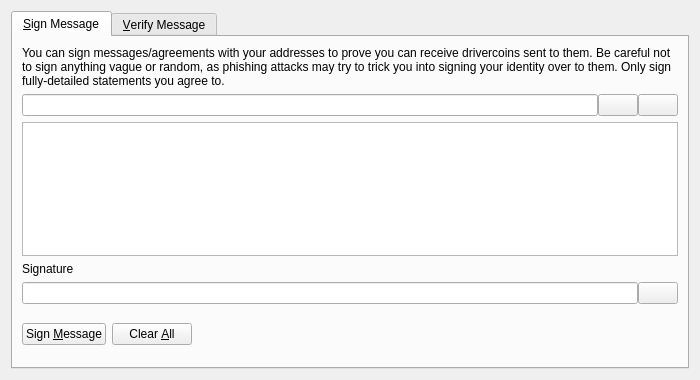
<?xml version="1.0" encoding="UTF-8"?>
<ui version="4.0">
 <class>SignVerifyMessageDialog</class>
 <widget class="QDialog" name="SignVerifyMessageDialog">
  <property name="geometry">
   <rect>
    <x>0</x>
    <y>0</y>
    <width>700</width>
    <height>380</height>
   </rect>
  </property>
  <property name="windowTitle">
   <string>Signatures - Sign / Verify a Message</string>
  </property>
  <property name="modal">
   <bool>true</bool>
  </property>
  <layout class="QVBoxLayout" name="verticalLayout">
   <item>
    <widget class="QTabWidget" name="tabWidget">
     <property name="currentIndex">
      <number>0</number>
     </property>
     <widget class="QWidget" name="tabSignMessage">
      <attribute name="title">
       <string>&amp;Sign Message</string>
      </attribute>
      <layout class="QVBoxLayout" name="verticalLayout_SM">
       <item>
        <widget class="QLabel" name="infoLabel_SM">
         <property name="text">
          <string>You can sign messages/agreements with your addresses to prove you can receive drivercoins sent to them. Be careful not to sign anything vague or random, as phishing attacks may try to trick you into signing your identity over to them. Only sign fully-detailed statements you agree to.</string>
         </property>
         <property name="textFormat">
          <enum>Qt::PlainText</enum>
         </property>
         <property name="wordWrap">
          <bool>true</bool>
         </property>
        </widget>
       </item>
       <item>
        <layout class="QHBoxLayout" name="horizontalLayout_1_SM">
         <property name="spacing">
          <number>0</number>
         </property>
         <item>
          <widget class="QValidatedLineEdit" name="addressIn_SM">
           <property name="toolTip">
            <string>The Drivercoin address to sign the message with</string>
           </property>
          </widget>
         </item>
         <item>
          <widget class="QPushButton" name="addressBookButton_SM">
           <property name="toolTip">
            <string>Choose previously used address</string>
           </property>
           <property name="text">
            <string/>
           </property>
           <property name="icon">
            <iconset resource="../drivercoin.qrc">
             <normaloff>:/icons/address-book</normaloff>:/icons/address-book</iconset>
           </property>
           <property name="shortcut">
            <string>Alt+A</string>
           </property>
           <property name="autoDefault">
            <bool>false</bool>
           </property>
          </widget>
         </item>
         <item>
          <widget class="QPushButton" name="pasteButton_SM">
           <property name="toolTip">
            <string>Paste address from clipboard</string>
           </property>
           <property name="text">
            <string/>
           </property>
           <property name="icon">
            <iconset resource="../drivercoin.qrc">
             <normaloff>:/icons/editpaste</normaloff>:/icons/editpaste</iconset>
           </property>
           <property name="shortcut">
            <string>Alt+P</string>
           </property>
           <property name="autoDefault">
            <bool>false</bool>
           </property>
          </widget>
         </item>
        </layout>
       </item>
       <item>
        <widget class="QPlainTextEdit" name="messageIn_SM">
         <property name="toolTip">
          <string>Enter the message you want to sign here</string>
         </property>
        </widget>
       </item>
       <item>
        <widget class="QLabel" name="signatureLabel_SM">
         <property name="text">
          <string>Signature</string>
         </property>
         <property name="textFormat">
          <enum>Qt::PlainText</enum>
         </property>
        </widget>
       </item>
       <item>
        <layout class="QHBoxLayout" name="horizontalLayout_2_SM">
         <property name="spacing">
          <number>0</number>
         </property>
         <item>
          <widget class="QLineEdit" name="signatureOut_SM">
           <property name="font">
            <font>
             <italic>true</italic>
            </font>
           </property>
           <property name="readOnly">
            <bool>true</bool>
           </property>
          </widget>
         </item>
         <item>
          <widget class="QPushButton" name="copySignatureButton_SM">
           <property name="toolTip">
            <string>Copy the current signature to the system clipboard</string>
           </property>
           <property name="text">
            <string/>
           </property>
           <property name="icon">
            <iconset resource="../drivercoin.qrc">
             <normaloff>:/icons/editcopy</normaloff>:/icons/editcopy</iconset>
           </property>
           <property name="autoDefault">
            <bool>false</bool>
           </property>
          </widget>
         </item>
        </layout>
       </item>
       <item>
        <layout class="QHBoxLayout" name="horizontalLayout_3_SM">
         <item>
          <widget class="QPushButton" name="signMessageButton_SM">
           <property name="toolTip">
            <string>Sign the message to prove you own this Drivercoin address</string>
           </property>
           <property name="text">
            <string>Sign &amp;Message</string>
           </property>
           <property name="icon">
            <iconset resource="../drivercoin.qrc">
             <normaloff>:/icons/edit</normaloff>:/icons/edit</iconset>
           </property>
           <property name="autoDefault">
            <bool>false</bool>
           </property>
          </widget>
         </item>
         <item>
          <widget class="QPushButton" name="clearButton_SM">
           <property name="toolTip">
            <string>Reset all sign message fields</string>
           </property>
           <property name="text">
            <string>Clear &amp;All</string>
           </property>
           <property name="icon">
            <iconset resource="../drivercoin.qrc">
             <normaloff>:/icons/remove</normaloff>:/icons/remove</iconset>
           </property>
           <property name="autoDefault">
            <bool>false</bool>
           </property>
          </widget>
         </item>
         <item>
          <spacer name="horizontalSpacer_1_SM">
           <property name="orientation">
            <enum>Qt::Horizontal</enum>
           </property>
           <property name="sizeHint" stdset="0">
            <size>
             <width>40</width>
             <height>48</height>
            </size>
           </property>
          </spacer>
         </item>
         <item>
          <widget class="QLabel" name="statusLabel_SM">
           <property name="font">
            <font>
             <weight>75</weight>
             <bold>true</bold>
            </font>
           </property>
           <property name="text">
            <string/>
           </property>
           <property name="wordWrap">
            <bool>true</bool>
           </property>
          </widget>
         </item>
         <item>
          <spacer name="horizontalSpacer_2_SM">
           <property name="orientation">
            <enum>Qt::Horizontal</enum>
           </property>
           <property name="sizeHint" stdset="0">
            <size>
             <width>40</width>
             <height>48</height>
            </size>
           </property>
          </spacer>
         </item>
        </layout>
       </item>
      </layout>
     </widget>
     <widget class="QWidget" name="tabVerifyMessage">
      <attribute name="title">
       <string>&amp;Verify Message</string>
      </attribute>
      <layout class="QVBoxLayout" name="verticalLayout_VM">
       <item>
        <widget class="QLabel" name="infoLabel_VM">
         <property name="text">
          <string>Enter the receiver's address, message (ensure you copy line breaks, spaces, tabs, etc. exactly) and signature below to verify the message. Be careful not to read more into the signature than what is in the signed message itself, to avoid being tricked by a man-in-the-middle attack. Note that this only proves the signing party receives with the address, it cannot prove sendership of any transaction!</string>
         </property>
         <property name="textFormat">
          <enum>Qt::PlainText</enum>
         </property>
         <property name="alignment">
          <set>Qt::AlignLeading|Qt::AlignLeft|Qt::AlignTop</set>
         </property>
         <property name="wordWrap">
          <bool>true</bool>
         </property>
        </widget>
       </item>
       <item>
        <layout class="QHBoxLayout" name="horizontalLayout_1_VM">
         <property name="spacing">
          <number>0</number>
         </property>
         <item>
          <widget class="QValidatedLineEdit" name="addressIn_VM">
           <property name="toolTip">
            <string>The Drivercoin address the message was signed with</string>
           </property>
          </widget>
         </item>
         <item>
          <widget class="QPushButton" name="addressBookButton_VM">
           <property name="toolTip">
            <string>Choose previously used address</string>
           </property>
           <property name="text">
            <string/>
           </property>
           <property name="icon">
            <iconset resource="../drivercoin.qrc">
             <normaloff>:/icons/address-book</normaloff>:/icons/address-book</iconset>
           </property>
           <property name="shortcut">
            <string>Alt+A</string>
           </property>
           <property name="autoDefault">
            <bool>false</bool>
           </property>
          </widget>
         </item>
        </layout>
       </item>
       <item>
        <widget class="QPlainTextEdit" name="messageIn_VM"/>
       </item>
       <item>
        <widget class="QValidatedLineEdit" name="signatureIn_VM"/>
       </item>
       <item>
        <layout class="QHBoxLayout" name="horizontalLayout_2_VM">
         <item>
          <widget class="QPushButton" name="verifyMessageButton_VM">
           <property name="toolTip">
            <string>Verify the message to ensure it was signed with the specified Drivercoin address</string>
           </property>
           <property name="text">
            <string>Verify &amp;Message</string>
           </property>
           <property name="icon">
            <iconset resource="../drivercoin.qrc">
             <normaloff>:/icons/transaction_0</normaloff>:/icons/transaction_0</iconset>
           </property>
           <property name="autoDefault">
            <bool>false</bool>
           </property>
          </widget>
         </item>
         <item>
          <widget class="QPushButton" name="clearButton_VM">
           <property name="toolTip">
            <string>Reset all verify message fields</string>
           </property>
           <property name="text">
            <string>Clear &amp;All</string>
           </property>
           <property name="icon">
            <iconset resource="../drivercoin.qrc">
             <normaloff>:/icons/remove</normaloff>:/icons/remove</iconset>
           </property>
           <property name="autoDefault">
            <bool>false</bool>
           </property>
          </widget>
         </item>
         <item>
          <spacer name="horizontalSpacer_1_VM">
           <property name="orientation">
            <enum>Qt::Horizontal</enum>
           </property>
           <property name="sizeHint" stdset="0">
            <size>
             <width>40</width>
             <height>48</height>
            </size>
           </property>
          </spacer>
         </item>
         <item>
          <widget class="QLabel" name="statusLabel_VM">
           <property name="font">
            <font>
             <weight>75</weight>
             <bold>true</bold>
            </font>
           </property>
           <property name="text">
            <string/>
           </property>
           <property name="wordWrap">
            <bool>true</bool>
           </property>
          </widget>
         </item>
         <item>
          <spacer name="horizontalSpacer_2_VM">
           <property name="orientation">
            <enum>Qt::Horizontal</enum>
           </property>
           <property name="sizeHint" stdset="0">
            <size>
             <width>40</width>
             <height>48</height>
            </size>
           </property>
          </spacer>
         </item>
        </layout>
       </item>
      </layout>
     </widget>
    </widget>
   </item>
  </layout>
 </widget>
 <customwidgets>
  <customwidget>
   <class>QValidatedLineEdit</class>
   <extends>QLineEdit</extends>
   <header>qvalidatedlineedit.h</header>
  </customwidget>
 </customwidgets>
 <resources>
  <include location="../drivercoin.qrc"/>
 </resources>
 <connections/>
</ui>
